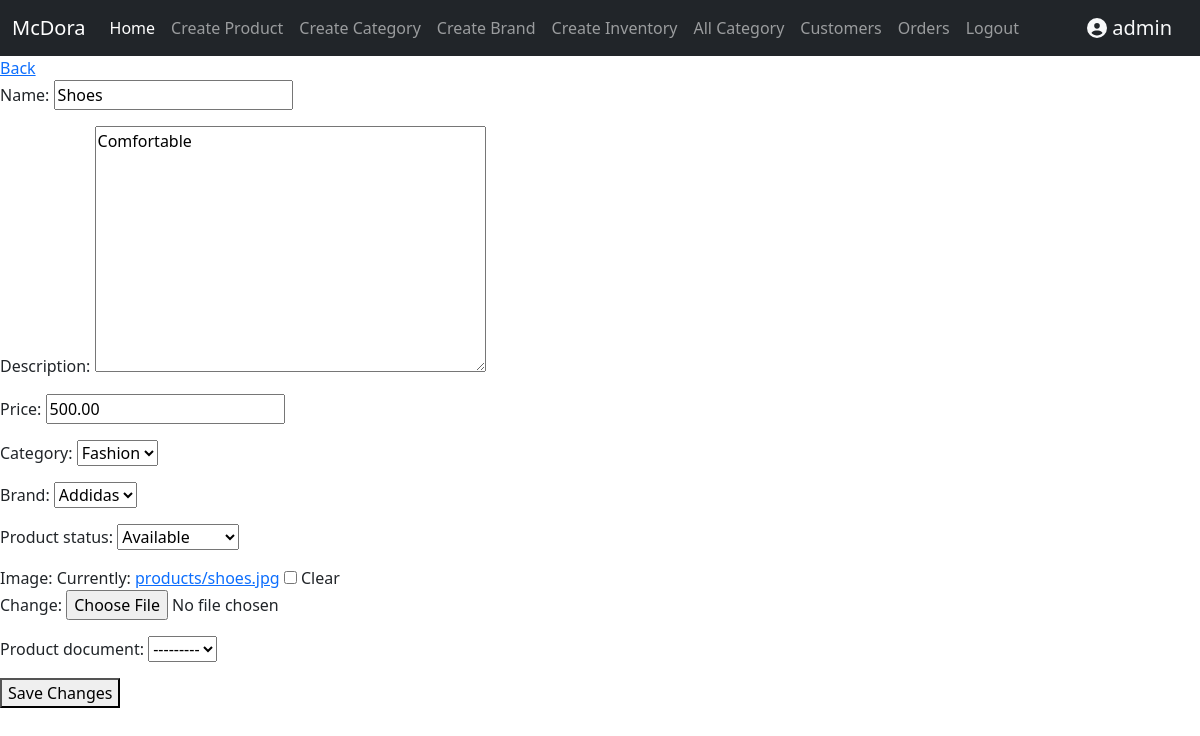
The app's page /edit/10/ (signed in) with its own data.
### store/models.py (models this page shows, shortened)
class Product(models.Model):
    name = models.CharField(max_length=100, null=True)
    description = models.TextField(null=True)
    category = models.ForeignKey(Category, on_delete=models.SET_NULL, related_name='products', null=True)
    brand = models.ForeignKey(Brand, on_delete=models.SET_NULL, related_name='products', null=True)
    product_status = models.ForeignKey(ProductStatus, on_delete=models.SET_NULL, null=True)
    image = models.ImageField(upload_to= 'products/', null=True, blank=True)
    product_document = models.ForeignKey(ProductDocument, on_delete=models.SET_NULL, null=True, blank=True)
    price = models.DecimalField(max_digits=10, decimal_places=2, null=True)
    date_created = models.DateTimeField(auto_now_add=True, null=True)
    creator = models.ForeignKey(User, on_delete=models.SET_NULL, null=True)

class Category(models.Model):
    name = models.CharField(max_length=100, null=True)
    date_created = models.DateTimeField(auto_now_add=True, null=True)
    def __str__(self):
        return f"{self.name}"

class Brand(models.Model):
    name = models.CharField(max_length=100, null=True)
    date_created = models.DateTimeField(auto_now_add=True, null=True)
    def __str__(self):
        return f'{self.name}'

### store/views.py (the view)
# urls.py: path('edit/<int:id>/', views.edit_product, name='edit_product'),
@login_required(login_url="login")
def edit_product(request, id):
    product = Product.objects.get(id=id)
    if not (request.user.is_superuser or product.creator == request.user):
        messages.error(request, 'You are not authorized to edit this product.')
        return redirect('home')
    if request.method == 'POST':
        form = ProductForm(request.POST, instance=product)
        if form.is_valid():
            form.save()
            return redirect('product_detail', id=product.id)
    else:
        form = ProductForm(instance=product)
    context = {'product': product, 'form': form}
    return render(request, 'edit_product.html', context)

### store/forms.py
class ProductForm(forms.ModelForm):
    class Meta:
        model = Product
        fields = ['name', 'description', 'price', 'category', 'brand', 'product_status', 'image', 'product_document']

### store/models.py (called while the page is built)
    def __str__(self):
        return self.status

### store/templates/edit_product.html (shortened to what this page needs)
{% extends 'base.html' %}
{% block content %}
<a href="{% url 'product_detail' id=product.id %}">Back</a>
<form method="POST">
    {{ form.as_p }}
    <button type="submit">Save Changes</button>
</form>
{% endblock content %}

### store/templates/base.html (shortened to what this page needs)
{% load static%}
<!doctype html>
<link rel="stylesheet" type="text/css" href="{%  static '/css/sweetalert2.min.css' %}">
<link rel="stylesheet" type="text/css" href="{% static '/css/bootstrap.min.css' %}">
<link rel="stylesheet" type="text/css" href="{% static '/css/all.min.css' %}">
<html lang="en">
  <head>
  </head>
  <body>
    <nav class="navbar navbar-expand-lg navbar-dark bg-dark">
  <div class="container-fluid">
    <a class="navbar-brand" href="{% url 'home' %}">McDora</a>
    <div class="collapse navbar-collapse" id="navbarSupportedContent">
      <ul class="navbar-nav me-auto mb-2 mb-lg-0">
        <li class="nav-item">
          <a class="nav-link active" aria-current="page" href="{% url 'home' %}">Home</a>
        </li>
        {% if request.user.is_authenticated %}
        {% if request.user.is_superuser or request.user.customer.user_type == 'seller' %}
        <li class="nav-item">
          <a class="nav-link" href="{% url 'create_product' %}">Create Product</a>
        </li>
        <li class="nav-item">
          <a class="nav-link" href="{% url 'create_category' %}">Create Category</a>
        </li>
        <li class="nav-item">
          <a class="nav-link" href="{% url 'create_brand' %}">Create Brand</a>
        </li>
        <li class="nav-item">
          <a class="nav-link" href="{% url 'create_inventory' %}">Create Inventory</a>
        </li>
        {% endif %}
        {% endif %}
        <li class="nav-item">
          <a class="nav-link" href="{% url 'all_category' %}">All Category</a>
        </li>
        {% if  request.user.is_superuser  %}
        <li class="nav-item">
          <a class="nav-link" href="{% url 'all_customer' %}">Customers</a>
        </li>
        <li class="nav-item">
          <a class="nav-link" href="{% url 'orders' %}">Orders</a>
        </li>
        {% endif %}
        {% if user.is_authenticated %}
        <li class="nav-item">
          <a class="nav-link" href="{% url 'logout' %}">Logout</a>
        </li>
        {% else %}
        <li class="nav-item">
          <a class="nav-link" href="{% url 'login' %}">Login</a>
        </li>
        {% endif %}
      </ul>
  {% if user.is_authenticated and customer %}
  <a class="navbar-brand text-light font-weight-bold" href="{% url 'customer_detail' id=customer.id %}">
    <i class="fas fa-user-circle"></i> {{ user.username }}
  </a>
  {% elif user.is_authenticated%}
  <a class="navbar-brand text-light font-weight-bold" href="#">
    <i class="fas fa-user-circle"></i> {{ user.username }}
  </a>
{% else %}
  <a class="navbar-brand text-light font-weight-bold" href="{% url 'login' %}">
    <i class="fas fa-user-circle"></i> Guest
  </a>
{% endif %}
    </div>
  </div>
</nav>
    {% block content %}
    {% endblock %}
  </body>
</html>

### records on screen
Product: name "Shoes", description "Comfortable", price "500.00", category "Fashion", brand "Addidas", product_status "Available", product_document "---------"

### other values on screen
{{ user.username }} "admin"
